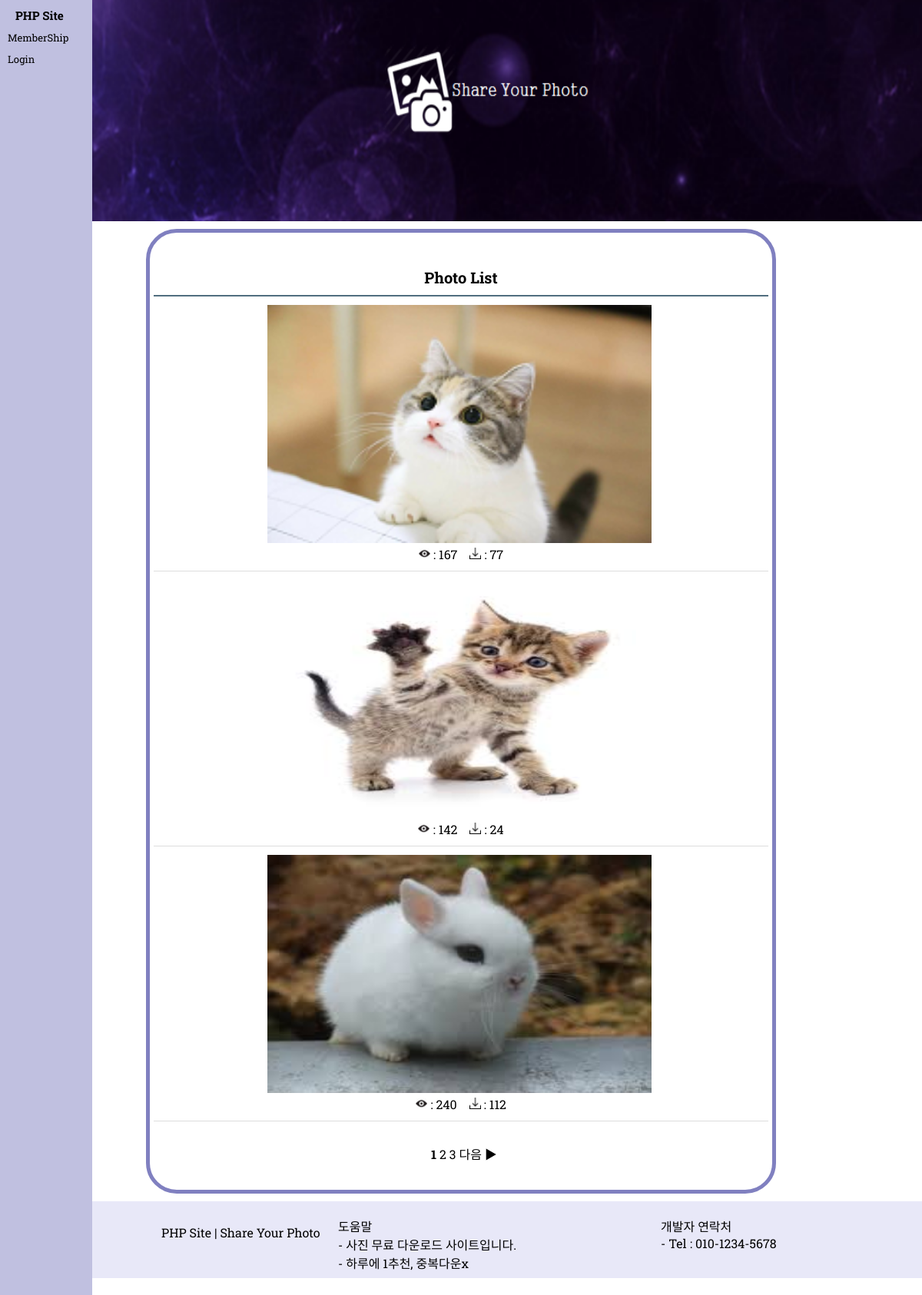
The app's page /photo_list_form.php with its own data.
### tables this page shows
CREATE TABLE `photos` (
  `num` int(11) NOT NULL,
  `id` char(15) NOT NULL,
  `title` char(15) NOT NULL,
  `content` char(200) NOT NULL,
  `reply` char(255) NULL,
  `fix_reply` int(11) NULL,
  `file_name` char(40) NOT NULL,
  `file_type` char(40) NOT NULL,
  `file_copied` char(40) NOT NULL,
  `hit` int(11) NOT NULL,
  `recommend` int(11) NULL,
  `download_hit` int(11) NOT NULL
);

### photo_list_form.php (the view, shortened to what this page needs)
<!DOCTYPE html>
<html>
<head>
<link rel="stylesheet" type="text/css" href="./css/index_style.css?good">
<link rel="stylesheet" type="text/css" href="./css/photo.css?good">
</head>
<body>
<header>
    <?php include "header.php";?>
</header>
<section>
   	<div id="photo_box" style="margin-bottom : 10px; padding : 5px; border:5px solid #8080C0; border-radius: 40px 40px 40px 40px;text-align: center;">
	    <h3>
	    	Photo List
		</h3>
	    <ul id="photo_list">
<?php
	if (isset($_GET["page"]))
		$page = $_GET["page"];
	else
		$page = 1;
	$con = mysqli_connect("localhost:3307", "root", "", "phpsitedb");
	$sql = "select * from photos order by num desc";
	$result = mysqli_query($con, $sql);
	$total_record = mysqli_num_rows($result);
	$scale = 3;
	if ($total_record % $scale == 0)
		$total_page = floor($total_record/$scale);
	else
		$total_page = floor($total_record/$scale) + 1;
	$start = ($page - 1) * $scale;
   for ($i=$start; $i<$start+$scale && $i < $total_record; $i++)
   {
      mysqli_data_seek($result, $i);
      $row = mysqli_fetch_array($result);
	  $num         = $row["num"];
      $hit         = $row["hit"];
      $download_hit = $row["download_hit"];
	  $file_copied  = $row["file_copied"];
      $real_name = $file_copied;
       $file_path = "./data/".$real_name;
       ?>
        <li>
            <div style="border:1px solid white; float: center; height=100%;"><a href="photo_view_form.php?num=<?=$num?>&page=<?=$page?>"><img src="<?=$file_path?>" width="500px"; height="310px";>&nbsp;<br><img src="./img/eyes.png" width=15px; height="15px";> : <?=$hit?> &nbsp;&nbsp;&nbsp;<img src="./img/download_icon.png" width="15px"; height="15px;"> : <?=$download_hit?></a></div>
            </li>
<?php
   }
?>
	    	</ul>
			<ul id="page_num">
<?php
	if ($total_page>=2 && $page >= 2)
	{
		$new_page = $page-1;
		echo "<li><a href='photo_list_form.php?page=$new_page'>◀ 이전</a> </li>";
	}
	else
		echo "<li>&nbsp;</li>";
   	for ($i=1; $i<=$total_page; $i++)
   	{
		if ($page == $i)
		{
			echo "<li><b> $i </b></li>";
		}
		else
		{
			echo "<li><a href='photo_list_form.php?page=$i'> $i </a><li>";
		}
   	}
   	if ($total_page>=2 && $page != $total_page)
   	{
		$new_page = $page+1;
		echo "<li> <a href='photo_list_form.php?page=$new_page'>다음 ▶</a> </li>";
	}
	else
		echo "<li>&nbsp;</li>";
?>
			</ul>
	</div>
</section>
<footer>
    <?php include "footer.php";?>
</footer>
</body>
</html>

### css/index_style.css (style rules this page uses)
body { font-family: 'Roboto Slab', serif; }
* { padding: 0; margin: 0; text-decoration: none; list-style: none; color : black; }
body { background: white no-repat center top / 100% auto; }
footer { height: 100px; background-color: #E8E8F8; margin-left: 120px; }

### css/photo.css (style rules this page uses)
#photo_box { position: relative; width: 800px; margin: 0 auto; }
#photo_box h3 { margin-top: 30px; padding: 10px; border-bottom: solid 2px #516e7f; font-size: 20px; }
#photo_list li { padding: 10px 0; border-bottom: solid 1px #dddddd; }
#page_num { text-align: center; margin: 30px 0 }
#page_num li { display: inline; }
#photo_box { width: 800px; margin: 0 auto; }

### records on screen
photos: file_copied (picture), hit "167", download_hit "77"
photos: file_copied (picture), hit "142", download_hit "24"
photos: file_copied (picture), hit "240", download_hit "112"
